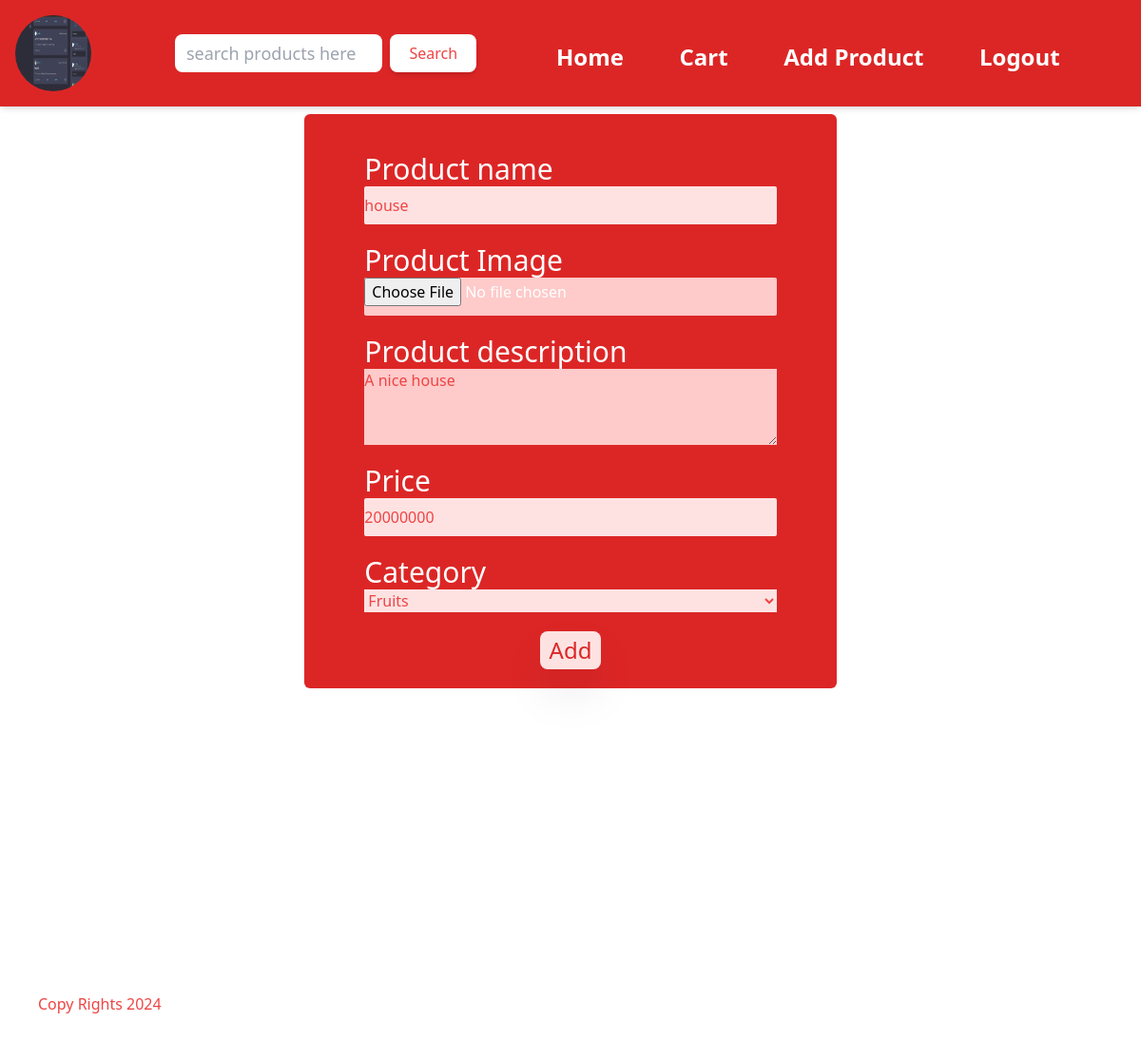
Page /editproduct/3 (signed in) on the committed database.
### shop/models.py (models this page shows, shortened)
class User(AbstractUser):
    name = models.CharField(max_length=200, null=True)
    email = models.EmailField(unique = True, null=True)
    avatar = models.ImageField(upload_to="images", default="images/profile.jpeg", null=True)
    address = models.CharField(max_length=200, null=True)
    USERNAME_FIELD = 'email'
    REQUIRED_FIELDS = []

class Product(models.Model):
    name = models.CharField(max_length=200)
    description = models.TextField(null=True)
    image = models.ImageField(upload_to="images", null=True)
    price = models.PositiveIntegerField()
    seller = models.ForeignKey(User, on_delete=models.CASCADE)
    category = models.ForeignKey(Category, on_delete=models.CASCADE)
    updated = models.DateTimeField(auto_now=True)
    created = models.DateTimeField(auto_now_add=True)
    class Meta:
        ordering = ['-updated','-created']

### shop/views.py (the view, shortened to what this page needs)
# urls.py: path('editproduct/<str:pk>', views.editProduct, name="editproduct"),
@login_required(login_url='login')
def editProduct(request,pk):
    product = Product.objects.get(id = pk)
    categories = Category.objects.all()
    context = {'categories': categories, 'product': product}
    return render(request, 'shop/addProduct.html', context)

### shop/templates/shop/addProduct.html (shortened to what this page needs)
{% extends 'shop/main.html' %}
{% block content %}
<main class="mt-20 flex items-center justify-center">
    <form action=""
    method = 'post'
    class="flex rounded-md flex-col space-y-5 bg-red-600 items-center justify-center p-5 w-full md:w-1/2 text-white"
    enctype="multipart/form-data">
        <div class="w-5/6 flex flex-col">
            <label
                for="productname"
                class="text-3xl font-medium">Product name</label>
            <input type="text" class="bg-red-100 rounded-sm h-10 text-red-500" name="name" value = "{{product.name}}" required>
        </div>
        <div class="w-5/6 flex flex-col">
            <label
                for="image"
                class="text-3xl font-medium">Product Image</label>
            <input type="file"
                accept="image/*"
                class="bg-red-200 rounded-sm h-10"
                name="image"
                id="image"
                value="{{product.image}}"
                required>
        </div>
        <div class="w-5/6 flex flex-col">
            <label
                for="description"
                class="text-3xl font-medium">Product description</label>
                <textarea name="description"
                id="description"
                name="description"
                class="bg-red-200 h-20 text-red-500 "
                required>{{product.description}}</textarea>
        </div>
        <div class="w-5/6 flex flex-col">
            <label
                for="price"
                class="text-3xl font-medium">Price</label>
            <input type="number"
                class="bg-red-100 rounded-sm h-10 text-red-500"
                name="price"
                value="{{product.price}}"
                required>
        </div>
        <div class="w-5/6 flex flex-col">
            <label
                for="category"
                class="text-3xl font-medium">Category</label>
                <select name="category"
                    id="category"
                    class="bg-red-100 text-red-500"
                    required>
                    {% for category in categories %}
                    <option value="{{category.id}}" class="bg-red-100 text-black">{{category.name}}</option>
                {% endfor %}
                </select>
        </div>
        <button type="submit" class="w-16 h-10 bg-red-100 text-red-600 text-2xl font-medium rounded-lg shadow-2xl">Add</button>
    </form>
</main>
{% endblock content %}

### shop/templates/shop/navbar.html (shortened to what this page needs)
<div class="w-full fixed flex flex-row p-4 bg-red-600 top-0 left-0 text-white items-center  shadow-md gap-1">
    <a href="{% url 'profile' request.user.id %}" class="w-2/6 md:w-1/6">
        <div class="logo text-6xl font-bold w-full flex flex-row items-center gap-5">
            {% if request.user.is_authenticated %}
            <img src="{{request.user.avatar.url}}" alt="ProfilePicture" class="md:w-20 md:h-20 w-14 h-14 rounded-full">
            {% else %}
            <h1 class="text-3xl">Logo</h1>
            {% endif %}
        </div>
    </a>
                <form action="{% url 'home' %}" class="flex w-full lg:w-2/6  justify-start space-x-2 ">
                    <input type="text" name="q" placeholder="search products here" class="w-2/3
                    font-normal  text-black rounded-lg text-lg px-3"
                    >
                    <button type="submit" class="md:px-5 md:py-2 px-2 py-1 shadow-md rounded-lg bg-white text-red-500">Search</button>
                </form>
    <div id="content" class="hidden lg:w-4/6 w-full absolute
                                lg:relative flex flex-col bg-red-600 -bottom-80
                                lg:bottom-0 lg:flex lg:flex-row justify-center
                                lg:justify-between items-center  px-10 right-0
                                transition-all duration-2000 ease-in-out pb-32 pt-5 lg:py-0 ">
        <ul class="flex lg:flex-row justify-center lg:justify-around items-center
                    lg:items-end w-full font-bold text-2xl flex-col space-y-2">
            <li><a href="{% url 'home' %}" >Home</a></li>
            <li><a href="{% url 'cart' %}" >Cart</a></li>
            <li><a href="{% url 'addproduct' %}" class="">Add Product</a></li>
            {% if request.user.is_authenticated %}
            <li><a href="{% url 'logout' %}">Logout</a> </li>
            {% else %}
            <li><a href="{% url 'login' %}">Login</a> </li>
            <li><a href="{% url 'signup' %}">Signup</a></li>
            {% endif %}
        </ul>
    </div>
</div>

### static/styles/style.css (style rules this page uses)
input { border-style: none; outline: none; }

### rows in the picture
User: user.avatar (picture)
Product: name "house", description "A nice house", price "20000000"

### other values in the picture
form field category "Fruits"
